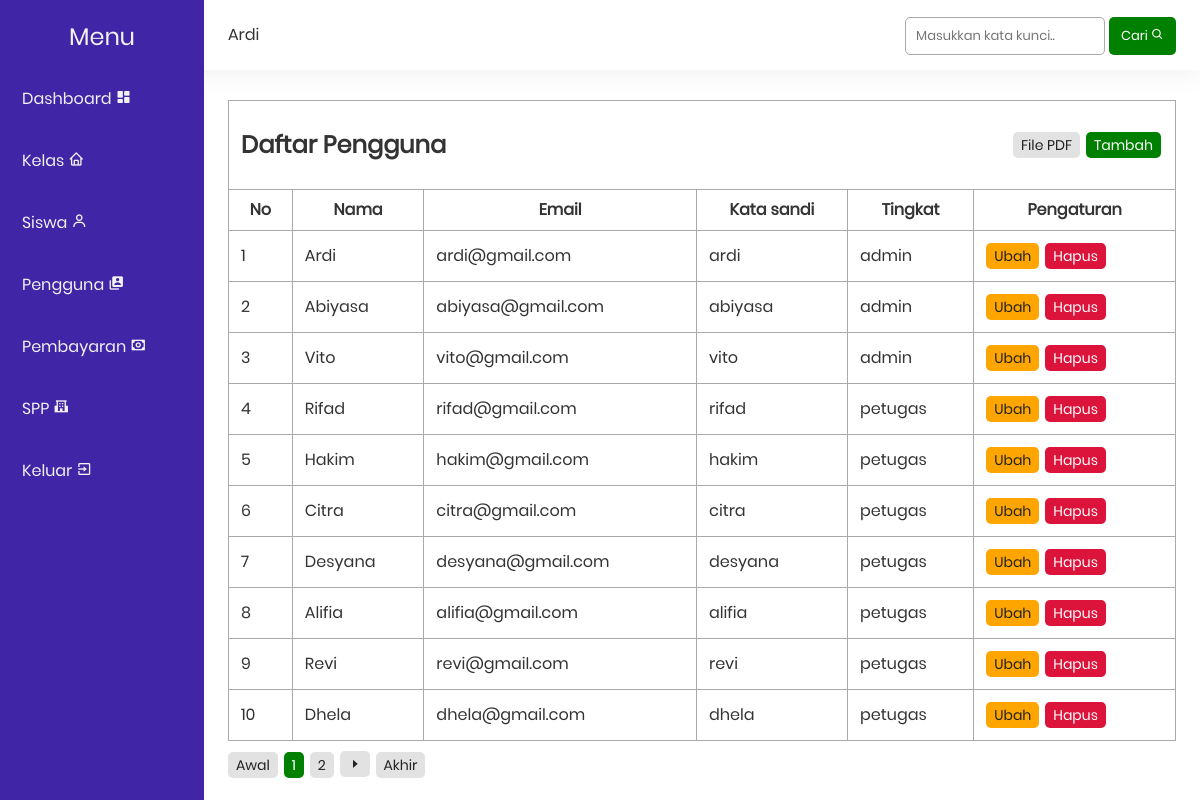
The page /public/user/index.php (signed in) on the database its author committed.
### tables this page shows
CREATE TABLE `pengguna` (
  `id` int(11) NOT NULL,
  `nama` varchar(35) NOT NULL,
  `email` varchar(25) NOT NULL,
  `kata_sandi` varchar(50) NOT NULL,
  `tingkat` enum('admin','petugas','siswa') NOT NULL
);

### functions.php (called while the page is built, shortened)
<?php
$conn = mysqli_connect("localhost", "root", "", "db_spp_88");
function queryPagination($query)
{
    global $conn;
    $result = mysqli_query($conn, $query);
    return mysqli_num_rows($result);
}
function startNumber($activePage, $link)
{
    return 1;
}
function endNumber($activePage, $link, $totalPage)
{
    return $totalPage;
}
function numberData($limit, $curretPage)
{
    return 1 + ($limit * ($curretPage - 1));
}

### public/user/index.php (the view, shortened to what this page needs)
<?php
include_once('../layout/navbar.php');
include_once('../layout/sidebar.php');
if (isset($_POST['search'])) {
    $keyword = $_POST['keyword'];
} else {
    $keyword = '';
}
$totalData = queryPagination("SELECT * FROM pengguna
                        WHERE nama LIKE '%$keyword%' OR
                            email LIKE '%$keyword%' OR
                            kata_sandi LIKE '%$keyword%'
                        ORDER BY tingkat ASC");
$limit = 10;
$totalPage = ceil($totalData / $limit);
$activePage = (isset($_GET['page'])) ? $_GET['page'] : 1;
$curretPage = $activePage ? $activePage : 1;
$startData = ($activePage * $limit) - $limit;
$link = 2;
$startNumber = startNumber($activePage, $link);
$endNumber = endNumber($activePage, $link, $totalPage);
$pengguna = mysqli_query($conn, "SELECT * FROM pengguna
                        WHERE nama LIKE '%$keyword%' OR
                            email LIKE '%$keyword%' OR
                            kata_sandi LIKE '%$keyword%'
                        ORDER BY tingkat ASC
                        LIMIT $startData, $limit");
$no = numberData($limit, $curretPage);
?>
<table class="table">
    <tr>
        <td colspan="6">
            <span id="action">
                <h2>Daftar Pengguna</h2>
                <div>
                    <a href="pdf.php" class="badge grey">File PDF</a>
                    <a href="create.php" class="badge green">Tambah</a>
                </div>
            </span>
        </td>
    </tr>
    <tr>
        <th>No</th>
        <th>Nama</th>
        <th>Email</th>
        <th>Kata sandi</th>
        <th>Tingkat</th>
        <th>Pengaturan</th>
    </tr>
    <?php foreach ($pengguna as $p) : ?>
        <tr>
            <td><?= $no++;  ?></td>
            <td><?= $p['nama']; ?></td>
            <td><?= $p['email']; ?></td>
            <td><?= $p['kata_sandi']; ?></td>
            <td><?= $p['tingkat']; ?></td>
            <td>
                <a href="update.php?i=<?= $p['id'] ?>" class="badge yellow">Ubah</a>
                <a href="delete.php?i=<?= $p['id'] ?>" class="badge red" onclick="return confirm('Apakah yakin menghapus data user <?= $p['nama'] ?>?')">Hapus</a>
            </td>
        </tr>
    <?php endforeach; ?>
</table>
<div class="pagination">
    <a href="?page=1" class="badge grey">Awal</a>
    <?php for ($i = $startNumber; $i <= $endNumber; $i++) : ?>
        <?php if ($i == $activePage) : ?>
            <a href="?page=<?= $i; ?>" class="badge green"><?= $i; ?></a>
        <?php else : ?>
            <a href="?page=<?= $i; ?>" class="badge grey"><?= $i; ?></a>
        <?php endif; ?>
    <?php endfor; ?>
    <?php if ($activePage < $totalPage) : ?>
        <a href="?page=<?= $activePage + 1; ?>"><i class='bx bx-caret-right badge grey'></i></a>
    <?php endif; ?>
    <a href="?page=<?= $totalPage; ?>" class="badge grey">Akhir</a>
</div>
<?php include_once('../layout/footer.php'); ?>

### style.css (style rules this page uses)
html, body, div, span, applet, object, iframe, blockquote, pre, abbr, acronym, address, big, cite, code, del, dfn, em, img, ins, kbd, q, s, samp, small, strike, strong, sub, sup, tt, var, b, u, i, a, p, center, dl, dt, dd, ol, ul, li, fieldset, form, label, legend, table, caption, tbody, tfoot, thead, tr, td, article, aside, canvas, details, embed, figure, figcaption, footer, header, hgroup, menu, nav, output, ruby, section, summary, time, mark, audio, video { margin: 0; padding: 0; border: 0; font-size: 100%; font: inherit; vertical-align: baseline; font-family: "Poppins", Arial, Helvetica, sans-serif; }
body { line-height: 1; }
html { scroll-behavior: smooth; }
a { text-decoration: none; }
h1, h2, h3, h4, h5, h6, p, td, th, a, label { color: #333; }
.table { border-collapse: collapse; border-spacing: 10px; width: 100%; }
.table td, .table th { border: 1px solid#aaa; padding: 12px; }
.pagination { margin-top: 10px; }
.badge { padding: 6px 8px; display: inline-block; font-size: 14px; text-align: center; box-sizing: border-box; border-radius: 5px; margin-right: 2px; }
.yellow { color: #222; background-color: orange; }
.red { color: white; background-color: crimson; }
.green { color: white; background-color: green; }
.grey { color: #222; background-color: #e2e2e2; }
#action { display: flex; width: 100%; align-items: center; align-content: center; justify-content: space-between; }

### rows shown on the page
pengguna: nama "Ardi", email "ardi@gmail.com", kata_sandi "ardi", tingkat "admin"
pengguna: nama "Abiyasa", email "abiyasa@gmail.com", kata_sandi "abiyasa", tingkat "admin"
pengguna: nama "Vito", email "vito@gmail.com", kata_sandi "vito", tingkat "admin"
pengguna: nama "Rifad", email "rifad@gmail.com", kata_sandi "rifad", tingkat "petugas"
pengguna: nama "Hakim", email "hakim@gmail.com", kata_sandi "hakim", tingkat "petugas"
pengguna: nama "Citra", email "citra@gmail.com", kata_sandi "citra", tingkat "petugas"
pengguna: nama "Desyana", email "desyana@gmail.com", kata_sandi "desyana", tingkat "petugas"
pengguna: nama "Alifia", email "alifia@gmail.com", kata_sandi "alifia", tingkat "petugas"
pengguna: nama "Revi", email "revi@gmail.com", kata_sandi "revi", tingkat "petugas"
pengguna: nama "Dhela", email "dhela@gmail.com", kata_sandi "dhela", tingkat "petugas"

### other values the page prints
$_SESSION["name"] "Ardi"
